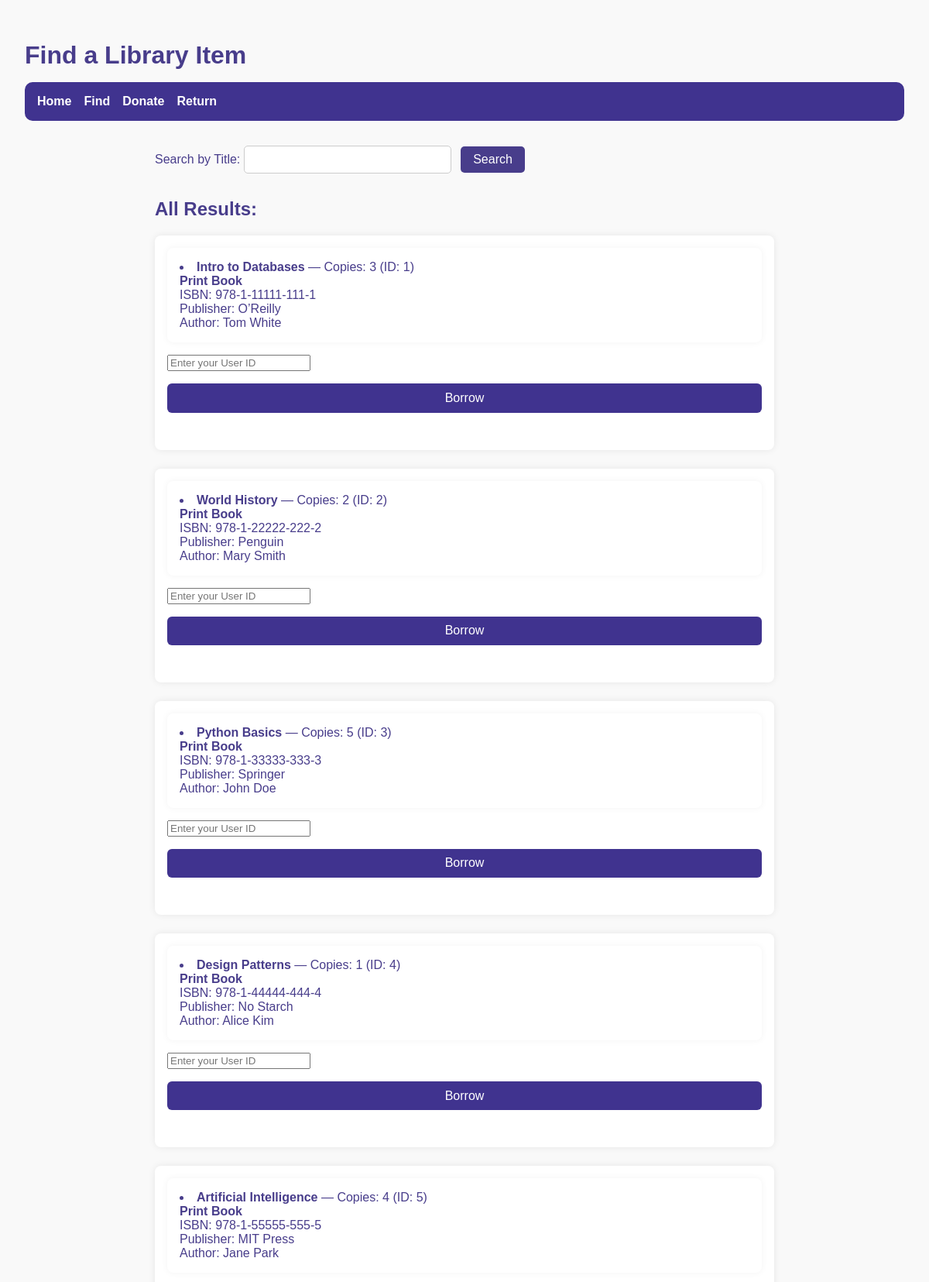
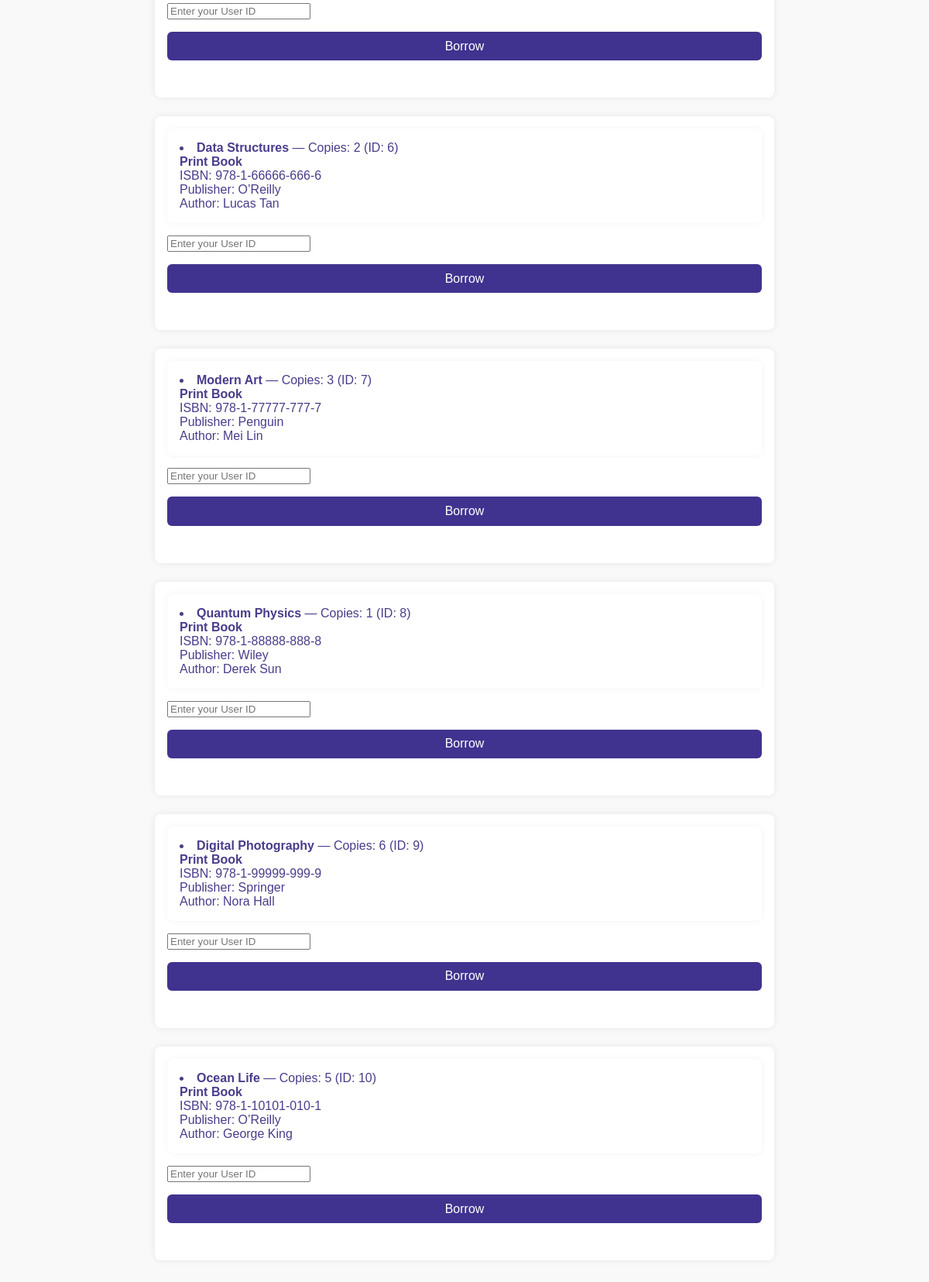
Page /find on the committed database (2 pictures, top to bottom).
### tables this page shows
CREATE TABLE PrintBooks (
        item_id INTEGER PRIMARY KEY,
        ISBN TEXT,
        FOREIGN KEY (item_id) REFERENCES LibraryItems(item_id),
        FOREIGN KEY (ISBN) REFERENCES BookMetadata(ISBN)
    );

CREATE TABLE LibraryItems (
        item_id INTEGER PRIMARY KEY,
        available_copies INTEGER CHECK(available_copies >= 0),
        title TEXT NOT NULL
    );

CREATE TABLE BookMetadata (
        ISBN TEXT PRIMARY KEY,
        publisher TEXT,
        author TEXT
    );

### modules/routes.py (the view)
    @app.route('/find', methods=['GET', 'POST'])
    def find_item():
        search_query = ''
        if request.method == 'POST':
            search_query = request.form['title']
        conn = sqlite3.connect('library.db')
        cur = conn.cursor()
        query = '''
            SELECT li.item_id, li.title, li.available_copies,
                pb.ISBN, bm.publisher, bm.author,
                r.format, r.artist,
                m.ISSN,
                ob.ISBN,
                cd.genre
            FROM LibraryItems li
            LEFT JOIN PrintBooks pb ON li.item_id = pb.item_id
            LEFT JOIN BookMetadata bm ON pb.ISBN = bm.ISBN
            LEFT JOIN Records r ON li.item_id = r.item_id
            LEFT JOIN Magazines m ON li.item_id = m.item_id
            LEFT JOIN OnlineBooks ob ON li.item_id = ob.item_id
            LEFT JOIN CDs cd ON li.item_id = cd.item_id
        '''
        params = ()
        if search_query:
            query += ' WHERE li.title LIKE ?'
            params = (f'%{search_query}%',)
        cur.execute(query, params)
        results = cur.fetchall()
        conn.close()
        return render_template('find.html', results=results, search_query=search_query, message=request.args.get('message'))

### templates/find.html (shortened to what this page needs)
{% extends 'base.html' %}
{% block head %}
    <h1>Find a Library Item</h1>
{% endblock %}
{% block body %}
    <form method="POST">
        <label for="title">Search by Title:</label>
        <input type="text" id="title" name="title" value="{{ search_query }}">
        <button type="submit">Search</button>
    </form>
    <h2>All Results:</h2>
    {% for item in results %}
        <div class="card">
            <li>
                <strong>{{ item[1] }}</strong> — Copies: {{ item[2] }} (ID: {{ item[0] }})<br>
                {% if item[3] %}
                    <strong>Print Book</strong><br>
                    ISBN: {{ item[3] }}<br>
                    Publisher: {{ item[4] }}<br>
                    Author: {{ item[5] }}<br>
                {% elif item[6] %}
                    <strong>Record</strong><br>
                    Format: {{ item[6] }}<br>
                    Artist: {{ item[7] }}<br>
                {% elif item[8] %}
                    <strong>Magazine</strong><br>
                    ISSN: {{ item[8] }}<br>
                {% elif item[9] %}
                    <strong>Online Book</strong><br>
                    ISBN: {{ item[9] }}<br>
                {% elif item[10] %}
                    <strong>CD</strong><br>
                    Genre: {{ item[10] }}<br>
                {% endif %}
            </li>
            <form method="POST" action="{{ url_for('borrow_item') }}">
                <input type="number" name="user_id" placeholder="Enter your User ID" required>
                <button class="action-button" type="submit">Borrow</button>
            </form>
        </div>
    {% endfor %}
{% endblock %}

### templates/base.html (shortened to what this page needs)
<!DOCTYPE html>
<html lang="en">
<head>
    <link rel="stylesheet" href="{{ url_for('static', filename='style.css') }}">
    {% block head %}{% endblock %}
</head>
<body>
    <nav class="navbar">
        <a href="{{ url_for('index') }}">Home</a>
        <a href="{{ url_for('find_item') }}">Find</a>
        <a href="{{ url_for('donate_item') }}">Donate</a>
        <a href="{{ url_for('return_item') }}">Return</a>
    </nav>
    <main>
        {% block body %}{% endblock %}
    </main>
</body>
</html>

### static/style.css (style rules this page uses)
body { margin: 0; font-family: sans-serif; color: darkslateblue; background-color: #f9f9f9; padding: 2rem; }
h1 { color: darkslateblue; margin-bottom: 1rem; }
form { margin-bottom: 2rem; }
input[type="text"] { padding: 0.5rem; font-size: 1rem; width: 250px; margin-right: 0.5rem; border: 1px solid #ccc; border-radius: 5px; }
button { padding: 0.5rem 1rem; font-size: 1rem; background-color: darkslateblue; color: white; border: none; border-radius: 5px; cursor: pointer; }
li { background: white; padding: 1rem; margin-bottom: 1rem; border-radius: 8px; box-shadow: 0 0 10px rgba(0,0,0,0.05); }
.card { background: white; padding: 1rem; margin-bottom: 1.5rem; border-radius: 8px; box-shadow: 0 0 10px rgba(0, 0, 0, 0.08); }
.action-button { background-color: #40338f; color: white; padding: 0.6rem 1rem; margin-top: 1rem; border: none; width: 100%; font-size: 1rem; border-radius: 6px; cursor: pointer; }
.navbar { background-color: #40338f; padding: 1rem; margin-bottom: 2rem; border-radius: 10px; display: flex; gap: 1rem; }
.navbar a { color: white; text-decoration: none; font-weight: bold; transition: color 0.3s; }
main { max-width: 800px; margin: auto; }

### rows in the picture
PrintBooks: title "Intro to Databases", available_copies "3", item_id "1", ISBN "978-1-11111-111-1", publisher "O’Reilly", author "Tom White"
PrintBooks: title "World History", available_copies "2", item_id "2", ISBN "978-1-22222-222-2", publisher "Penguin", author "Mary Smith"
PrintBooks: title "Python Basics", available_copies "5", item_id "3", ISBN "978-1-33333-333-3", publisher "Springer", author "John Doe"
PrintBooks: title "Design Patterns", available_copies "1", item_id "4", ISBN "978-1-44444-444-4", publisher "No Starch", author "Alice Kim"
PrintBooks: title "Artificial Intelligence", available_copies "4", item_id "5", ISBN "978-1-55555-555-5", publisher "MIT Press", author "Jane Park"
PrintBooks: title "Data Structures", available_copies "2", item_id "6", ISBN "978-1-66666-666-6", publisher "O’Reilly", author "Lucas Tan"
PrintBooks: title "Modern Art", available_copies "3", item_id "7", ISBN "978-1-77777-777-7", publisher "Penguin", author "Mei Lin"
PrintBooks: title "Quantum Physics", available_copies "1", item_id "8", ISBN "978-1-88888-888-8", publisher "Wiley", author "Derek Sun"
PrintBooks: title "Digital Photography", available_copies "6", item_id "9", ISBN "978-1-99999-999-9", publisher "Springer", author "Nora Hall"
PrintBooks: title "Ocean Life", available_copies "5", item_id "10", ISBN "978-1-10101-010-1", publisher "O’Reilly", author "George King"
